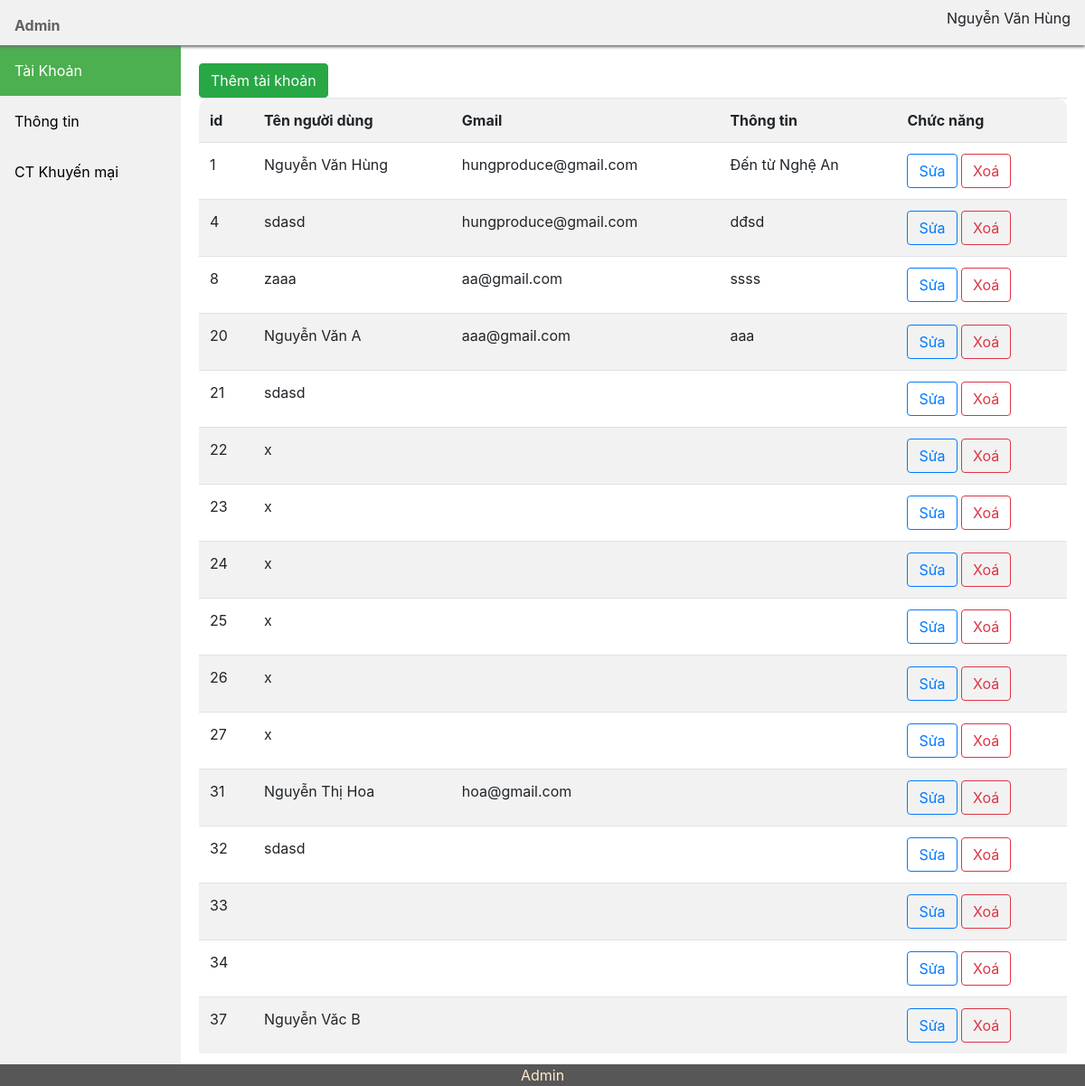
The page / on the database its author committed.
### tables this page shows
CREATE TABLE `user` (
  `id` int(11) NOT NULL,
  `ten` varchar(255) NOT NULL,
  `email` varchar(255) NOT NULL,
  `thongtin` varchar(255) NOT NULL
);

### index.php (the view, shortened to what this page needs)
<!doctype html>
<html lang="en">
  <head>
    <link rel="stylesheet" href="css/style.css">
    <link rel="stylesheet" href="css/bootstrap.min.css">
  </head>
  <body>
    <header>
        <nav class="navbar">
          <a href="./">Admin</a>
          <p>Nguyễn Văn Hùng</p>
        </nav>
    </header>
    <main>
      <div class="sidebar">
        <a class="active" href="./">Tài Khoản</a>
        <a href="#thongtin">Thông tin</a>
        <a href="#ctkm">CT Khuyến mại</a>
      </div>
      <div class="content">
        <a class="btn btn-success" href="taotaikhoan.php">Thêm tài khoản</a>
        <table class="table table-striped">
          <tr>
            <th style="border-radius: 10px 0 0 0;">id</th>
            <th>Tên người dùng</th>
            <th>Gmail</th>
            <th>Thông tin</th>
            <th style="border-radius: 0 10px 0 0;">Chức năng</th>
          </tr>
          <?php
            include 'connect.php';
            $sql = "SELECT * FROM user";
            $result = $conn->query($sql);
            if ($result->num_rows > 0)
            {
              while ($row = $result->fetch_assoc()){
                echo "<tr>
                <td>". $row['id'] ."</td>
                <td>". $row['ten'] ."</td>
                <td>". $row['email'] ."</td>
                <td>". $row['thongtin'] ."</td>
                <td class='chucnang'>
                  <a class='btn btn-outline-primary' href='edit-user.php?edit=$row[id]'>Sửa</a>
                  <a class='btn btn-outline-danger' href='del-user.php?del=$row[id]'>Xoá</a>
                </td>
              </tr>";
              }
            }
          ?>
        </table>
      </div>
    </main>
    <footer>
      Admin
    </footer>
  </body>
</html>

### css/style.css (style rules this page uses)
html body { height: 100%; margin: 0; }
header { height: 50px; background-color: #f1f1f1; position: fixed; width: 100%; z-index: 999; -webkit-box-shadow: 0px 2px 3px 0px rgba(112,111,112,1); -moz-box-shadow: 0px 2px 3px 0px rgba(112,111,112,1); box-shadow: 0px 2px 3px 0px rgba(112,111,112,1); }
header a { text-decoration: none !important; color: rgba(0, 0, 0, 0.596); font-weight: bold; }
main { height: 100%; padding-top: 50px; }
footer { background-color: rgb(87, 87, 87); text-align: center; position: fixed; width: 100%; bottom: 0; color: blanchedalmond; }
.sidebar { width: 200px; background-color: #f1f1f1; position: fixed; height: 100%; overflow: auto; }
.sidebar a { display: block; color: black; padding: 16px; text-decoration: none !important; }
.sidebar a.active { background-color: #4CAF50; color: white; }
div.content { margin-left: 200px; padding: 20px; height: 100%; overflow-x: auto; overflow-y: hidden; }

### rows shown on the page
user: id "1", ten "Nguyễn Văn Hùng", email "hungproduce@gmail.com", thongtin "Đến từ Nghệ An"
user: id "4", ten "sdasd", email "hungproduce@gmail.com", thongtin "dđsd"
user: id "8", ten "zaaa", email "aa@gmail.com", thongtin "ssss"
user: id "20", ten "Nguyễn Văn A", email "aaa@gmail.com", thongtin "aaa"
user: id "21", ten "sdasd"
user: id "22", ten "x"
user: id "23", ten "x"
user: id "24", ten "x"
user: id "25", ten "x"
user: id "26", ten "x"
user: id "27", ten "x"
user: id "31", ten "Nguyễn Thị Hoa", email "hoa@gmail.com"
user: id "32", ten "sdasd"
user: id "33"
user: id "34"
user: id "37", ten "Nguyễn Văc B"
